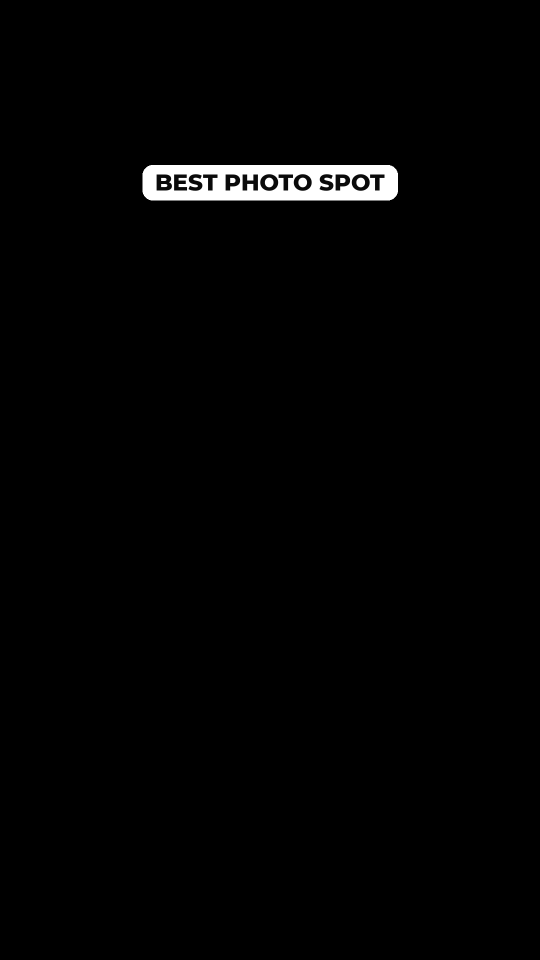
#> input picture .claude/skills/real-or-hype-video/scripts/l_photo.png, 1080 x 1920 px, given in place of wall_est.png, which was not available (shown at 1/2 size)
$ python render.py ../../scripts/l_photo.png ../../../mall-reel/reference/gatem_shots.jpg 1.0 1.0
#> lines starting #> are read from the running program, lines starting #| are printed output that depends on the picture
# Composite + captions renderer for the "5 days in Shanghai" reel.
# usage: python3 -I render.py <work_dir> <out.mp4> [t0 t1]   (t0/t1 = optional preview range in seconds)
import sys, os, json, subprocess, math
import numpy as np, cv2
from PIL import Image, ImageDraw, ImageFont, ImageFilter

WD = sys.argv[1]; OUT = sys.argv[2]
T0 = float(sys.argv[3]) if len(sys.argv) > 3 else 0.0
T1 = float(sys.argv[4]) if len(sys.argv) > 4 else None
S = os.path.dirname(os.path.dirname(os.path.abspath(__file__)))
W, H, FPS = 1080, 1920, 30
EARLY = 2 / FPS                       # captions appear 2 frames before the word
FONT = {
    'sans': '/home/user/real-or-hype/.claude/skills/real-or-hype-video/scripts/Montserrat-ExtraBold.ttf',
    'anton': '/home/user/real-or-hype/.claude/skills/real-or-hype-video/scripts/Anton-Regular.ttf',
    'serif': S + '/fonts/InstrumentSerif-Italic.ttf',
    'mono': S + '/fonts/JetBrainsMono.ttf',
}

# ---------------------------------------------------------------- timeline
TALK, BROLL = 'talk', 'broll'
BR = {  # rc start, rc end, file, src start, zoom, crop anchor (fx, fy in 0..1 of the spare area)
    'flight': (7.10, 8.30, '7674813533926206918', 3.5, 1.00, (0.5, 0.5)),
    'hotel':  (11.00, 12.15, '7336941621159742758', 9.0, 1.00, (0.5, 0.5)),
    'cub':    (15.20, 16.00, '7696085747824999153', 0.6, 1.35, (0.5, 0.45)),
    'zoo':    (16.95, 18.60, '7543408040507477248', 1.5, 1.30, (0.5, 0.95)),
    'bund':   (27.85, 29.30, '7608048919034301416', 0.0, 1.00, (0.5, 0.5)),
    'dumpl':  (29.30, 31.20, '7605480080974188712', 21.2, 1.40, (0.5, 0.0)),
    'sky':    (31.20, 33.95, '7649340396719545530', 13.0, 1.00, (0.5, 0.5)),
}
# punch-in zoom on him at phrase starts (hard jump cuts, like the reference)
ZOOMS = [(0.00, 1.00), (1.92, 1.12), (3.56, 1.00), (5.20, 1.10), (8.30, 1.16), (12.15, 1.00), (13.22, 1.10),
         (16.00, 1.18), (18.60, 1.00), (21.00, 1.12), (22.60, 1.00), (24.10, 1.12), (26.25, 1.00),
         (33.95, 1.08), (36.50, 1.00), (40.35, 1.10), (43.30, 1.00)]

def P(t0, t1, layer, anchor, lines, extra=None):
    return dict(t0=t0, t1=t1, layer=layer, anchor=anchor, lines=lines, extra=extra or {})
s, sf, c3, g3, gl, ol, mo = 'sans', 'serif', 'caps3d', 'gold3d', 'glow', 'outline', 'mono'
PH = [
    P(0.00, 1.90, 'front', 'above', [[('would', s, 58, 0.00), ('you', s, 58, 0.24), ('fly', s, 58, 0.36)],
                                     [('600', sf, 120, 0.58), ('miles', sf, 120, 1.02)]]),
    P(1.92, 3.45, 'behind', 'behind', [[('to', s, 54, 1.92), ('China', s, 54, 1.92), ('just', s, 54, 2.26), ('to', s, 54, 2.68), ('see', s, 54, 2.82), ('a', s, 54, 2.90)],
                                      [('panda?', sf, 270, 2.98)]]),
    P(3.56, 5.60, 'behind', 'behind', [[("here's", s, 54, 3.56), ('what', s, 54, 4.04)],
                                      [('5', c3, 160, 4.18), ('DAYS', c3, 160, 4.40), ('IN', c3, 160, 4.70)],
                                      [('SHANGHAI', c3, 200, 4.90)]]),
    P(5.60, 7.10, 'front', 'above', [[('would', s, 54, 5.20), ('cost,', s, 54, 5.42)],
                                    [('flying', sf, 112, 5.68), ('from', sf, 112, 6.34)],
                                    [('London.', gl, 116, 6.56)]]),
    P(7.10, 8.30, 'front', 'center', [[('the', sf, 150, 7.16), ('flights?', sf, 150, 7.46)]]),
    P(8.30, 11.00, 'behind', 'behind', [[('return', s, 58, 8.84), ('in', s, 58, 9.52), ('December', sf, 104, 10.38)],
                                       [('$600', g3, 300, 8.32)]]),
    P(11.00, 12.15, 'front', 'center', [[('hotel?', sf, 180, 11.06)]]),
    P(12.15, 13.22, 'behind', 'behind', [[('each', sf, 112, 12.70)], [('$100', g3, 300, 12.18)]]),
    P(13.22, 15.20, 'front', 'above', [[('for', s, 58, 13.22), ('four', s, 58, 13.50), ('nights', s, 58, 13.74)],
                                      [('if', sf, 104, 13.96), ('you', sf, 104, 14.16), ('share', sf, 104, 14.26)],
                                      [('with', s, 58, 14.46), ('a', s, 58, 14.62), ('friend.', gl, 100, 14.78)]]),
    P(15.20, 16.00, 'front', 'center', [[('the', sf, 150, 15.26), ('pandas?', sf, 150, 15.44)]]),
    P(16.00, 16.95, 'behind', 'behind', [[('just', sf, 112, 16.00)], [('$6', g3, 340, 16.26)]]),
    P(16.95, 18.60, 'front', 'center', [[('you', s, 58, 17.18), ('see', s, 58, 17.34), ('them', s, 58, 17.58), ('at', s, 58, 17.70), ('the', s, 58, 17.84)],
                                       [('SHANGHAI', c3, 190, 17.92)], [('ZOO', c3, 260, 18.20)]]),
    P(18.60, 21.00, 'behind', 'behind', [[('and', s, 56, 18.70), ('yes,', s, 56, 18.84), ('shanghai', sf, 100, 19.12), ('has', sf, 100, 19.50)],
                                        [('GIANT', c3, 190, 19.82)], [('PANDAS', c3, 200, 20.20)]]),
    P(21.00, 22.85, 'front', 'above', [[('no', s, 58, 21.06), ('need', s, 58, 21.46), ('to', s, 58, 21.64), ('fly', s, 58, 21.80), ('to', s, 58, 21.96)],
                                      [('Chengdu.', sf, 150, 22.12)]], extra={'strike': (1, 0, 22.32)}),
    P(22.85, 24.10, 'front', 'above', [[('food', sf, 130, 22.66), ('&', sf, 130, 23.08)], [('transport?', gl, 112, 23.24)]]),
    P(24.10, 26.25, 'behind', 'behind', [[('budget', s, 58, 24.14), ('another', s, 58, 24.66)], [('$200', g3, 300, 25.04)]]),
    P(26.25, 27.85, 'behind', 'behind', [[('and', s, 56, 26.28), ("you're", s, 56, 26.52), ('not', s, 56, 26.70), ('just', s, 56, 26.82)],
                                        [('there', s, 56, 27.06), ('for', s, 56, 27.28)], [('PANDAS.', ol, 200, 27.48)]]),
    P(27.85, 29.30, 'front', 'center', [[('walk', s, 64, 27.92), ('along', s, 64, 28.44), ('the', s, 64, 28.80)], [('Bund,', sf, 210, 28.94)]]),
    P(29.30, 31.20, 'front', 'center', [[('eat', s, 64, 29.34)], [('soup', gl, 150, 29.88)], [('dumplings', gl, 150, 30.44)]]),
    P(31.20, 33.95, 'front', 'center', [[('and', s, 60, 31.20), ('explore', s, 60, 31.26), ('one', s, 60, 31.58), ('of', s, 60, 31.86), ('the', s, 60, 32.00)],
                                       [('CRAZIEST', c3, 180, 32.08)], [('SKYLINES', c3, 180, 32.56)],
                                       [('in', sf, 104, 33.26), ('the', sf, 104, 33.48), ('world.', sf, 104, 33.58)]]),
    P(33.95, 36.50, 'behind', 'behind', [[('600', mo, 50, 34.00), ('+ 100', mo, 50, 34.22), ('+ 6', mo, 50, 34.44), ('+ 200', mo, 50, 34.66)],
                                        [('total', sf, 112, 34.00), ('just', sf, 112, 34.40)], [('$906', g3, 320, 35.26)]]),
    P(36.50, 40.35, 'front', 'above', [[("let's", s, 58, 36.54), ('call', s, 58, 36.98), ('it', s, 58, 37.12)], [('$910', g3, 230, 37.30)],
                                      [('for', sf, 100, 38.04), ('5', sf, 100, 38.70), ('days', sf, 100, 39.26), ('in', sf, 100, 39.56), ('Shanghai.', sf, 100, 39.74)]]),
    P(40.35, 43.30, 'front', 'above', [[('want', s, 58, 40.40), ('to', s, 58, 40.88), ('visit', s, 58, 41.00), ('China', s, 58, 41.18)],
                                      [('without', sf, 110, 41.58), ('figuring', sf, 110, 42.02)],
                                      [('it', sf, 110, 42.36), ('out', sf, 110, 42.60), ('yourself?', gl, 104, 42.74)]]),
    P(43.30, 99.0, 'behind', 'behind', [[('and', s, 52, 44.88), ("we'll", s, 52, 45.12), ('help', s, 52, 45.32), ('you', s, 52, 45.58), ('plan', s, 52, 45.72), ('it.', s, 52, 45.96)],
                                       [('your', sf, 100, 44.12), ('date', sf, 100, 44.24), ('&', sf, 100, 44.48), ('budget', sf, 100, 44.62)],
                                       [('DM US', g3, 330, 43.38)]], extra={'arrow': 43.90}),
]

# ---------------------------------------------------------------- word sprites
_fc = {}
# [21 lines left out: functions font, shadow_of, text_mask, not called in this run]

_sc = {}
# [161 lines left out: functions sprite, layout, blit, animate, draw_layer, draw_arrow, not called in this run]

# ---------------------------------------------------------------- him: matte clean-up, relight, table
wall = cv2.cvtColor(cv2.imread(WD + '/wall_est.png'), cv2.COLOR_BGR2RGB).astype(np.float32) / 255
#> wall: shape (1920, 1080, 3) float32; min 0, max 1, mean 0.0138
plate = cv2.cvtColor(cv2.imread(os.environ.get('ROOM_PLATE', S + '/rs/room_plate1.jpg')), cv2.COLOR_BGR2RGB)
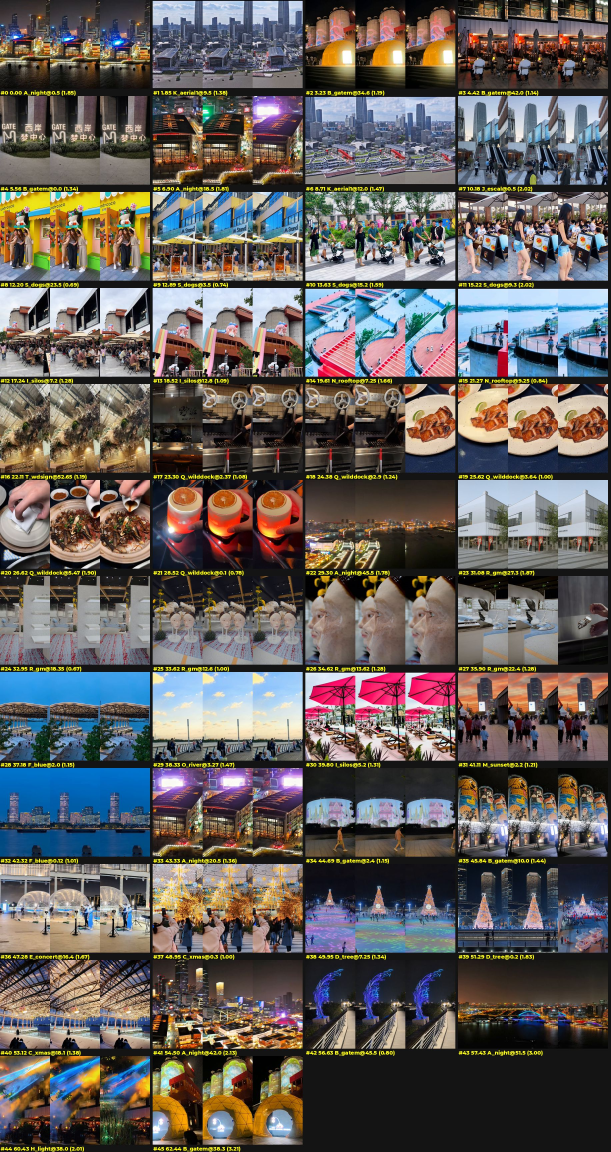
#> input picture .claude/skills/mall-reel/reference/gatem_shots.jpg, 1832 x 3456 px, given in place of room_plate1.jpg, which was not available (shown at 1/3 size)
plate = cv2.resize(plate, (W, H), interpolation=cv2.INTER_AREA).astype(np.float32) / 255
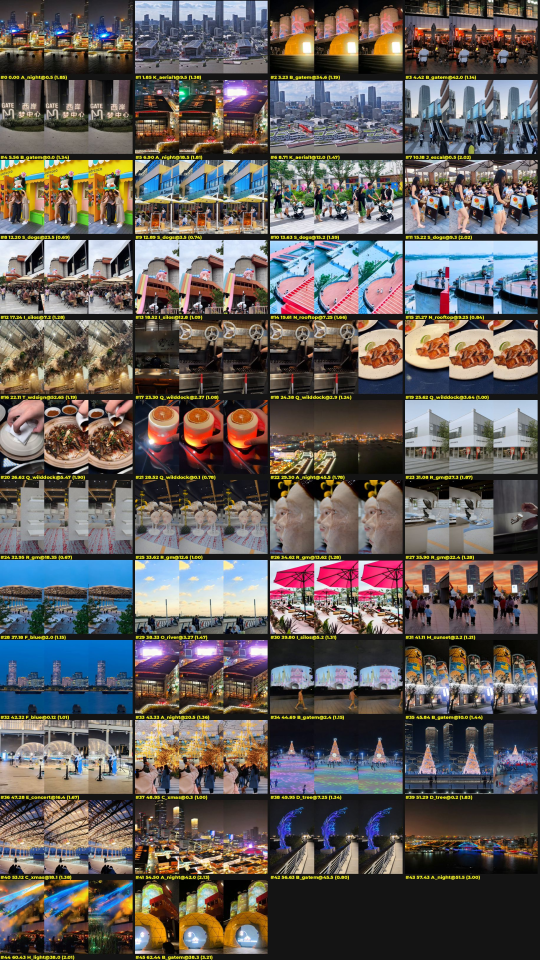
#> plate: shape (1920, 1080, 3) float32 (shown at 1/2 size); mean R, G, B 0.391, 0.369, 0.358
plate = cv2.GaussianBlur(plate, (0, 0), 6)
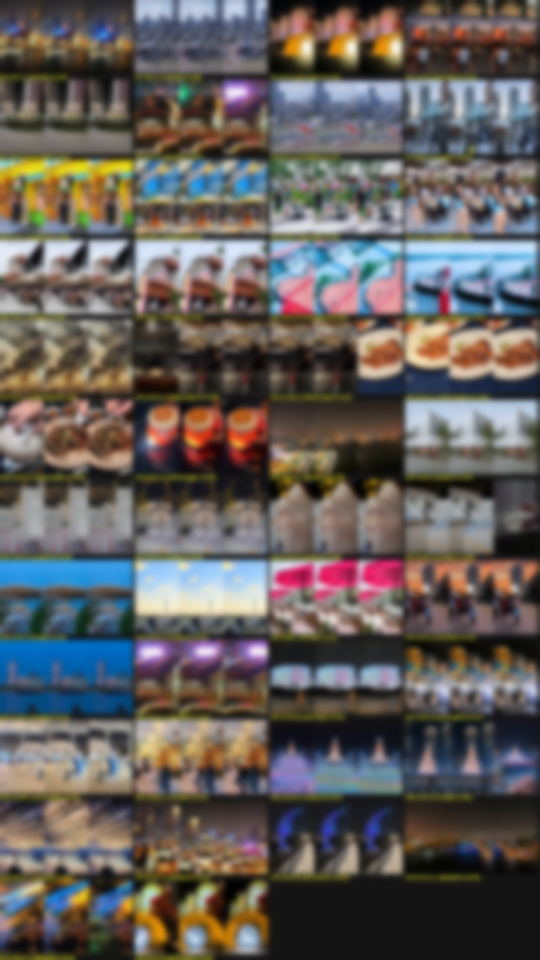
#> plate: shape (1920, 1080, 3) float32 (shown at 1/2 size); mean R, G, B 0.391, 0.369, 0.358
plate_wrap = cv2.GaussianBlur(plate, (0, 0), 25)
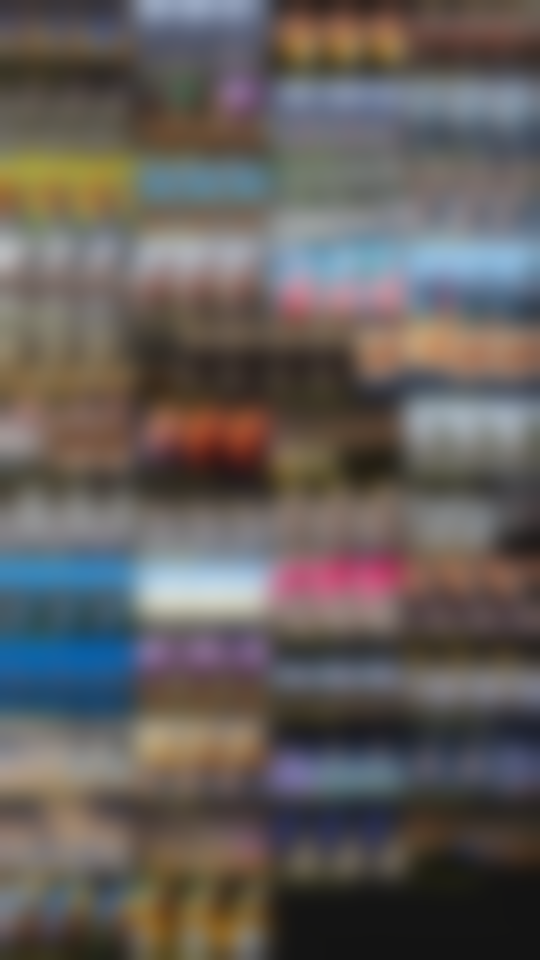
#> plate_wrap: shape (1920, 1080, 3) float32 (shown at 1/2 size); mean R, G, B 0.391, 0.369, 0.358
xx = np.arange(W)[None, :]; yy = np.arange(H)[:, None]
TABLE_Y = 1521 + 5 * xx / W
table = np.clip((yy - TABLE_Y) / 4 + 0.5, 0, 1).astype(np.float32)
lamp = (1.10 - 0.22 * (xx / W)).astype(np.float32)[..., None]   # warm key from the lamp on the left
lamp = np.broadcast_to(lamp, (H, W, 1))
vig = (1 - 0.38 * (((xx - W / 2) / (W / 2)) ** 2 + ((yy - H * 0.45) / (H * 0.62)) ** 2)).clip(0.45, 1).astype(np.float32)[..., None]
rng = np.random.default_rng(7)

# [28 lines left out: functions grade_person, grade_table, comp_him, not called in this run]

# ---------------------------------------------------------------- zoom (jump-cut punch-ins)
#> (the run stopped early here; a loop or call above may not have finished)
